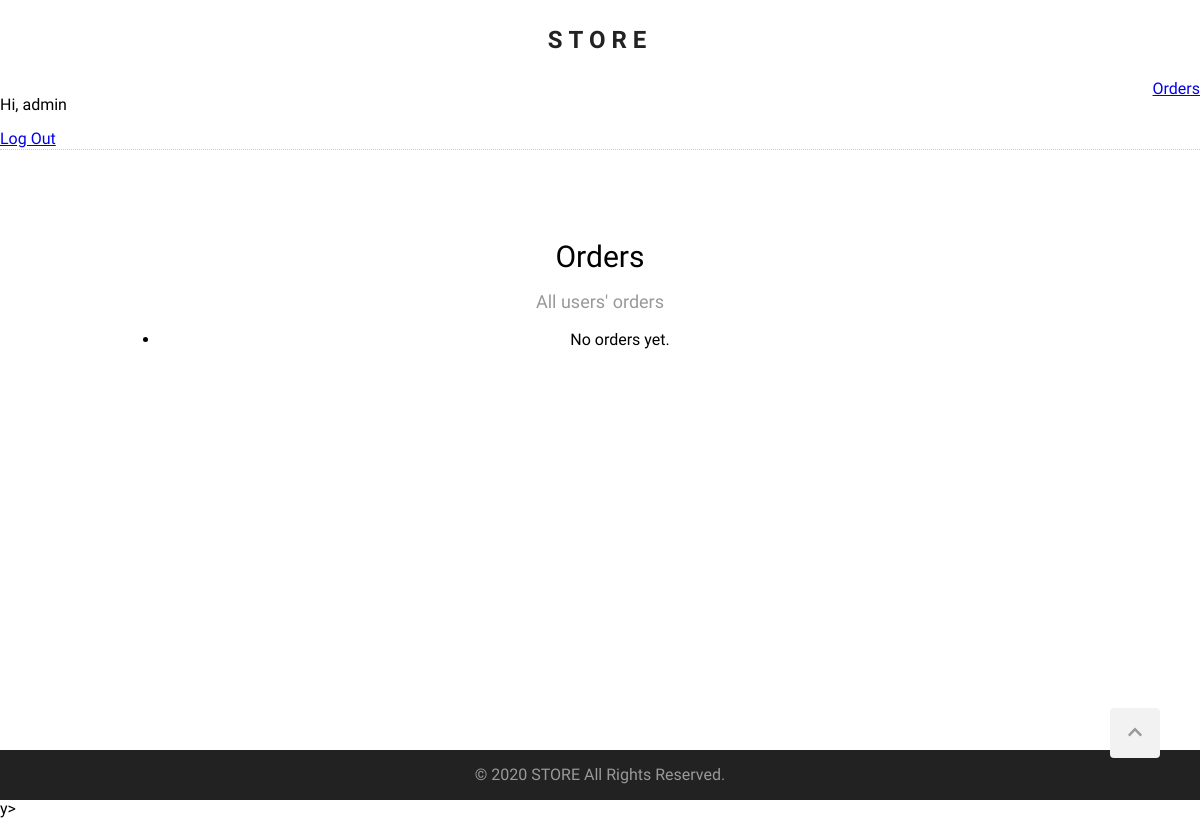
The app's page /orders/ (signed in), older data.
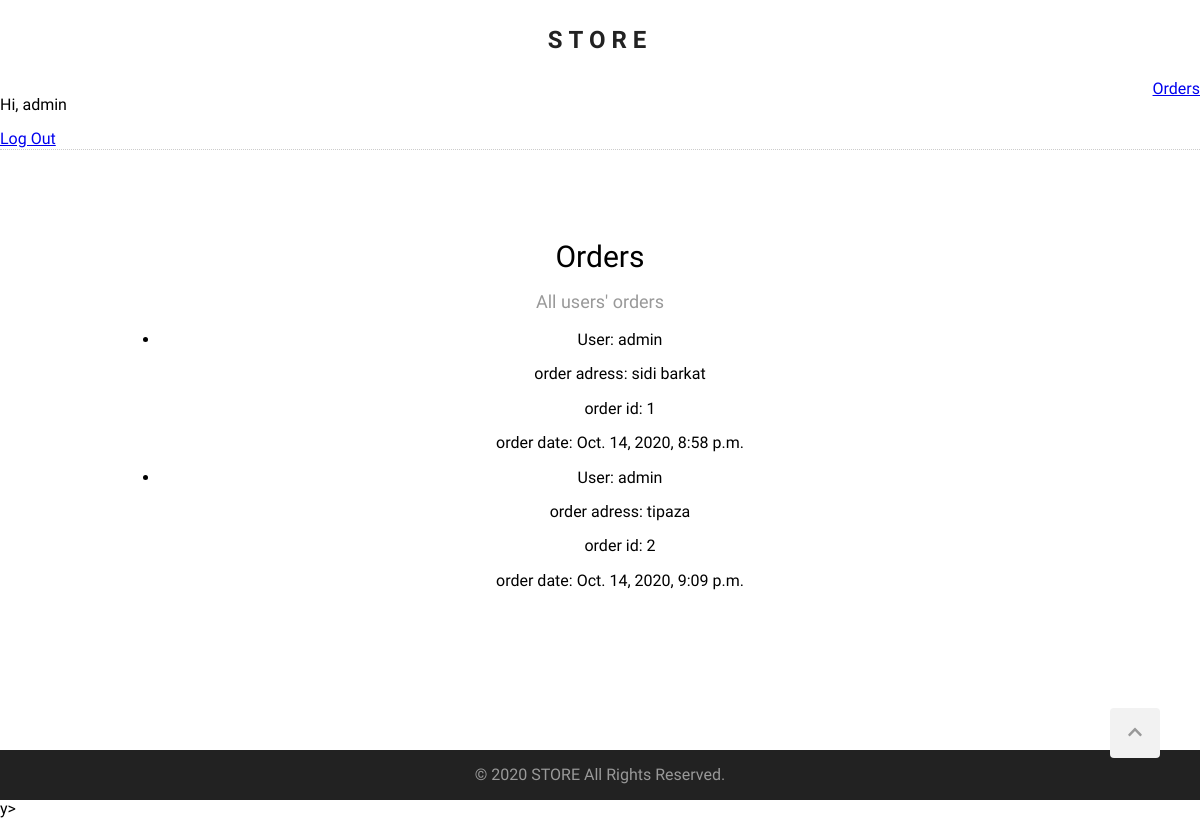
The same page, newer data.
### orders/models.py (models this page shows, shortened)
class Order(models.Model):
    user = models.ForeignKey(User, related_name='orders', on_delete=models.CASCADE, default=None)
    adress = models.CharField(max_length=100)
    items = models.ManyToManyField(Product)
    created_at = models.DateTimeField(auto_now=True)

### orders/views.py (the view)
# urls.py: path('orders/', order_list, name='order_list'),
def order_list(request):
    if request.user.is_authenticated and request.user.is_superuser:
        orders = Order.objects.all()
        return render(request, 'orders/order_list.html', {'orders': orders})
    else:
        return redirect('products_list')

### templates/orders/order_list.html (shortened to what this page needs)
{% extends "base.html" %}
{% block content %}
<section class="clearfix">
    <h2 class="section-headline">Orders</h2>
    <p class="section-description">
        All users' orders
    </p>
    <div class="orders">
        <ul>
            {% for order in orders %}
            <li class="order-details">
                <p>User: <span>{{ order.user }}</span></p>
                <p>order adress: <span>{{ order.adress }}</span></p>
                <p>order id: <span>{{ order.id }}</span></p>
                <p>order date: <span>{{ order.created_at }}</span></p>
            </li>
            {% empty %}
            <li>No orders yet.</li>
            {% endfor %}
        </ul>
    </div>
</section>
{% endblock %}

Row changes from the older to the newer data that the page shows:
added Order: user "admin", adress "sidi barkat", id "1", created_at "Oct. 14, 2020, 8:58 p.m."
added Order: user "admin", adress "tipaza", id "2", created_at "Oct. 14, 2020, 9:09 p.m."
Text that changed along with them:
text no longer shown: "No orders yet."
